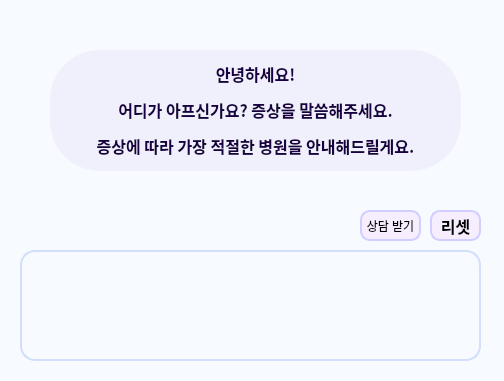
<?xml version="1.0" encoding="UTF-8"?>
<ui version="4.0">
 <class>Form</class>
 <widget class="QWidget" name="Form">
  <property name="geometry">
   <rect>
    <x>0</x>
    <y>0</y>
    <width>504</width>
    <height>381</height>
   </rect>
  </property>
  <property name="font">
   <font>
    <family>Arial</family>
    <pointsize>12</pointsize>
    <weight>75</weight>
    <bold>true</bold>
   </font>
  </property>
  <property name="windowTitle">
   <string>Form</string>
  </property>
  <property name="styleSheet">
   <string notr="true">background-color:rgb(247, 251, 255);
selection-color: rgb(247, 255, 148);

border-color: rgb(93, 163, 255);
border-width: thick</string>
  </property>
  <widget class="QTextEdit" name="input_text">
   <property name="geometry">
    <rect>
     <x>20</x>
     <y>250</y>
     <width>461</width>
     <height>111</height>
    </rect>
   </property>
   <property name="font">
    <font>
     <family>맑은 고딕</family>
     <pointsize>11</pointsize>
     <weight>75</weight>
     <bold>true</bold>
    </font>
   </property>
   <property name="styleSheet">
    <string notr="true">border: 2px solid rgb(210, 222, 252);
border-radius: 15%;
</string>
   </property>
  </widget>
  <widget class="QPushButton" name="btn_input">
   <property name="geometry">
    <rect>
     <x>360</x>
     <y>210</y>
     <width>61</width>
     <height>31</height>
    </rect>
   </property>
   <property name="font">
    <font>
     <family>Arial</family>
     <pointsize>9</pointsize>
     <weight>9</weight>
     <italic>false</italic>
     <bold>false</bold>
    </font>
   </property>
   <property name="styleSheet">
    <string notr="true">background-color: rgb(246, 237, 255);
font: 75 9pt &quot;맑은 고딕&quot;;
font: 75 9pt &quot;Arial&quot;;
font: 75 9pt &quot;Arial&quot;;
border-radius: 10%;
border-color: rgb(83, 109, 255);
border: 2px solid rgb(210, 206, 255);
</string>
   </property>
   <property name="text">
    <string>상담 받기</string>
   </property>
  </widget>
  <widget class="QLabel" name="lbl_result">
   <property name="geometry">
    <rect>
     <x>50</x>
     <y>50</y>
     <width>411</width>
     <height>121</height>
    </rect>
   </property>
   <property name="font">
    <font>
     <family>맑은 고딕</family>
     <pointsize>12</pointsize>
     <weight>75</weight>
     <italic>false</italic>
     <bold>true</bold>
     <kerning>true</kerning>
    </font>
   </property>
   <property name="styleSheet">
    <string notr="true">background-color:  rgb(240, 240, 253);
center ;
border-radius: 50%;</string>
   </property>
   <property name="text">
    <string>&lt;html&gt;&lt;head/&gt;&lt;body&gt;&lt;p align=&quot;center&quot;&gt;&lt;span style=&quot; font-weight:600; color:#1a0042;&quot;&gt;안녕하세요!&lt;/span&gt;&lt;/p&gt;&lt;p align=&quot;center&quot;&gt;&lt;span style=&quot; font-weight:600; color:#1a0042;&quot;&gt;어디가 아프신가요? 증상을 말씀해주세요.&lt;/span&gt;&lt;/p&gt;&lt;p align=&quot;center&quot;&gt;&lt;span style=&quot; font-weight:600; color:#1a0042;&quot;&gt;증상에 따라 가장 적절한 병원을 안내해드릴게요.&lt;/span&gt;&lt;/p&gt;&lt;/body&gt;&lt;/html&gt;</string>
   </property>
   <property name="alignment">
    <set>Qt::AlignCenter</set>
   </property>
  </widget>
  <widget class="QPushButton" name="btn_reset">
   <property name="geometry">
    <rect>
     <x>430</x>
     <y>210</y>
     <width>51</width>
     <height>31</height>
    </rect>
   </property>
   <property name="styleSheet">
    <string notr="true">background-color: rgb(246, 237, 255);
font: 75 9pt &quot;맑은 고딕&quot;;
font: 75 9pt &quot;Arial&quot;;
font: 75 9pt &quot;Arial&quot;;
border-radius: 10%;
border-color: rgb(83, 109, 255);
border: 2px solid rgb(210, 206, 255);
</string>
   </property>
   <property name="text">
    <string>리셋</string>
   </property>
  </widget>
  <zorder>lbl_result</zorder>
  <zorder>input_text</zorder>
  <zorder>btn_input</zorder>
  <zorder>btn_reset</zorder>
 </widget>
 <resources/>
 <connections/>
</ui>
